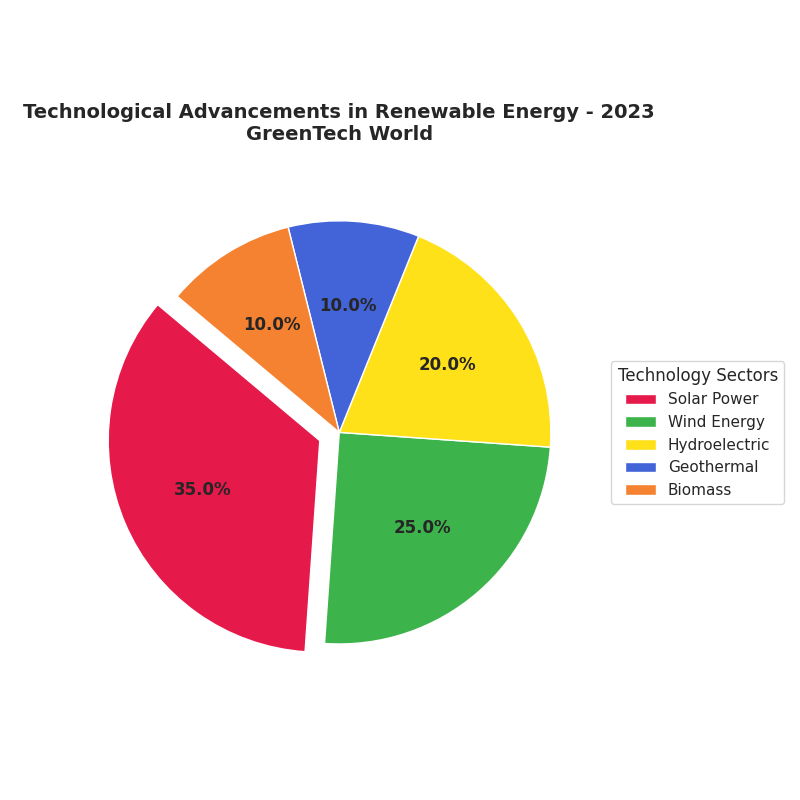

Recreate this plot in Python.
import matplotlib.pyplot as plt

# Define the data
technologies = ['Solar Power', 'Wind Energy', 'Hydroelectric', 'Geothermal', 'Biomass']
shares = [35, 25, 20, 10, 10]

# Define new colors for each sector
new_colors = ['#e6194B', '#3cb44b', '#ffe119', '#4363d8', '#f58231']

# Define explode to highlight the 'Solar Power' sector
explode = (0.1, 0, 0, 0, 0)

# Create the pie chart
fig, ax = plt.subplots(figsize=(8, 8))
wedges, texts, autotexts = ax.pie(
    shares, 
    labels=technologies, 
    autopct='%1.1f%%', 
    startangle=140, 
    colors=new_colors, 
    explode=explode
)

# Customize the appearance
plt.setp(texts, size=10, weight='bold', color='white')
plt.setp(autotexts, size=12, weight='bold')

# Title and styling
plt.title(
    'Technological Advancements in Renewable Energy - 2023\nGreenTech World', 
    fontsize=14, 
    weight='bold', 
    pad=20
)

# Add a legend with the technology sectors
plt.legend(
    wedges, 
    technologies, 
    title="Technology Sectors", 
    loc="center left", 
    bbox_to_anchor=(1, 0, 0.5, 1)
)

# Automatically adjust layout to ensure everything fits
plt.tight_layout()

# Display the chart
plt.show()
